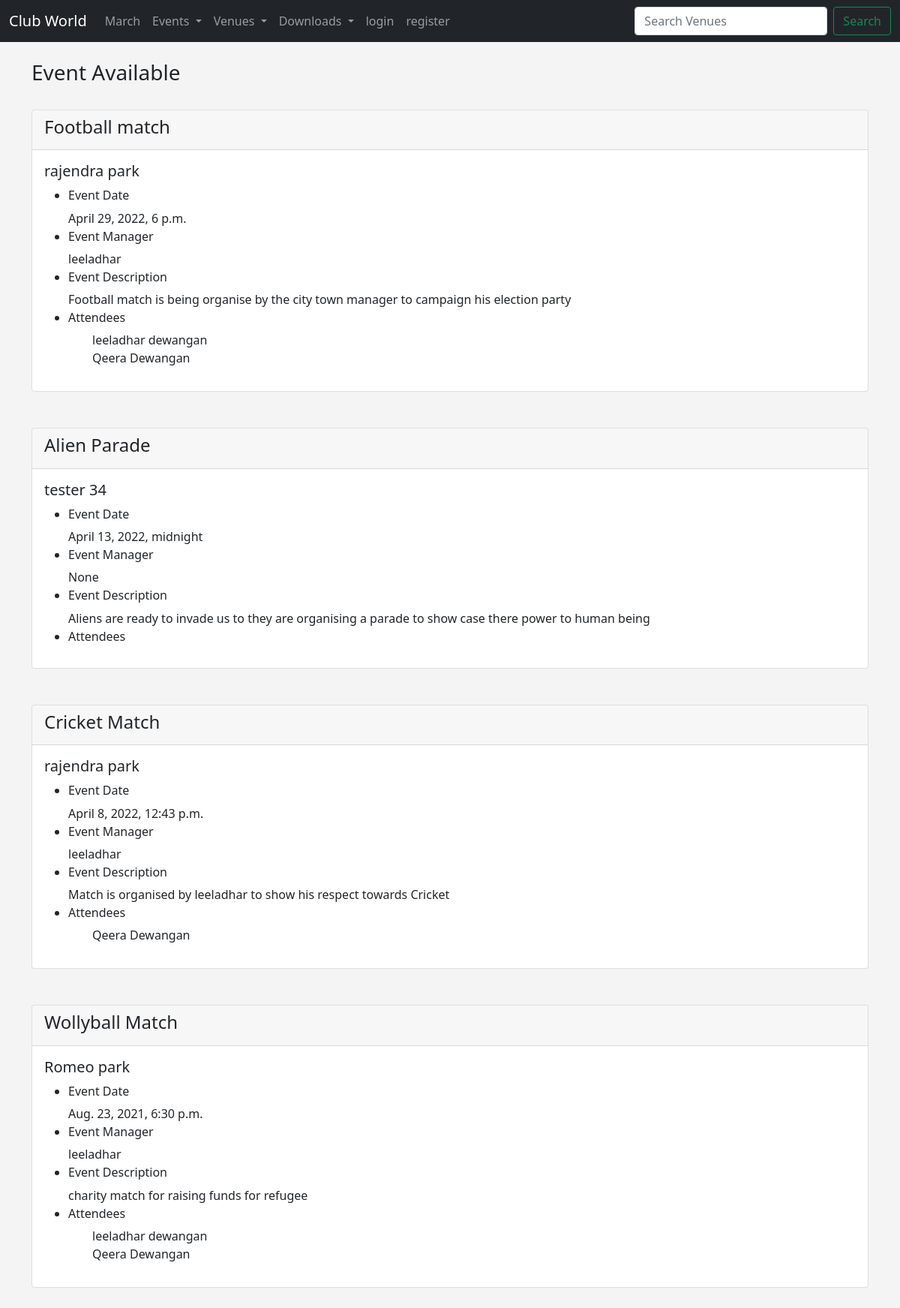
The app's page /event_list with its own data.
### events/models.py (models this page shows)
class Event(models.Model):
    name = models.CharField("Event Name", max_length=25)
    event_date = models.DateTimeField("Event Date")
    venue = models.ForeignKey(Venue, blank=True, null= True, on_delete=models.CASCADE)
    manager = models.ForeignKey(User, blank=True, null=True, on_delete=models.SET_NULL)
    description =  models.TextField(blank=True)
    attendees = models.ManyToManyField(MyClubUser, blank=True)
    def __str__(self):
        return self.name

class Venue(models.Model):
    name =  models.CharField("Venue Name", max_length=25)
    address =models.CharField(max_length=100)
    zip_code = models.CharField("Zip Code",max_length=6)
    phone = models.CharField("Contact Phone",max_length=10, blank=True)
    web = models.URLField("Website Address", blank=True)
    email_address = models.EmailField("Email Address", blank=True)
    def __str__(self):
        return self.name

class MyClubUser (models.Model):
    first_name =  models.CharField(max_length=25)
    last_name  = models.CharField(max_length=25)
    email = models.EmailField("User Email")
    def __str__(self):
        return self.first_name + ' '+self.last_name

### events/views.py (the view)
# urls.py: path("event_list", views.all_event, name="event-list"),
def all_event(request):
     event = Event.objects.all().order_by("-event_date")
     return render(request, "events/all_event.html", {"event_list":event})

### events/templates/events/all_event.html (shortened to what this page needs)
{% extends 'events/base.html'%}
{% block content %}
        <h3>Event Available </h3>
        <br>
        {% for event in event_list %}
        <div class="card">
            <div class="card-header">
               <h4>{{ event }}</h4>
            </div>
            <div class="card-body">
              <h5 class="card-title">{{event.venue}}</h5>
              <ul>
                  <li><h6>Event Date</h6>{{event.event_date}}</li>
                  <li><h6>Event Manager</h6>{{event.manager}}</li>
                  <li><h6>Event Description</h6>{{event.description}}</li>
                  <li><h6>Attendees </h6>
                      {% for attendees in event.attendees.all %}
                         <ul>{{attendees}}</ul>
                      {% endfor%}
                  </li>
              </ul>
            </div>
          </div>
        <br>
        <br>
        {% endfor %}
{% endblock %}

### events/templates/events/base.html (style rules this page uses)
body { background: #f4f4f4; }

### records on screen
Event: name "Football match", venue "rajendra park", event_date "April 29, 2022, 6 p.m.", manager "leeladhar", description "Football match is being organise by the city town manager to campaign his election party"
MyClubUser: first_name+last_name "leeladhar dewangan"
MyClubUser: first_name+last_name "Qeera Dewangan"
Event: name "Alien Parade", venue "tester 34", event_date "April 13, 2022, midnight", manager "None", description "Aliens are ready to invade us to they are organising a parade to show case there power to human being"
Event: name "Cricket Match", venue "rajendra park", event_date "April 8, 2022, 12:43 p.m.", manager "leeladhar", description "Match is organised by leeladhar to show his respect towards Cricket"
Event: name "Wollyball Match", venue "Romeo park", event_date "Aug. 23, 2021, 6:30 p.m.", manager "leeladhar", description "charity match for raising funds for refugee"
